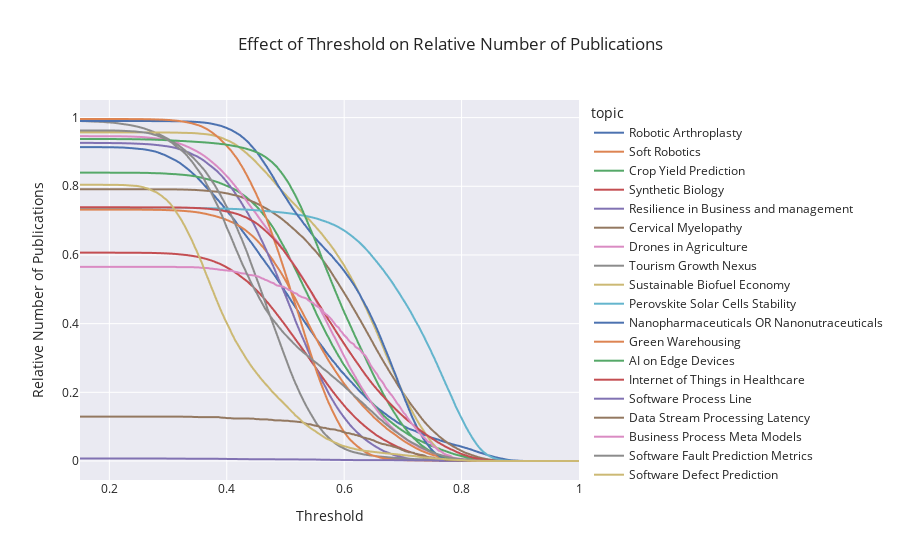

This figure's notebook cell:
### Code cell
df_plot["relative_n_pubs"] = df_plot["n_pubs"] / df_plot["n_total_pubs"]

fig = px.line(df_plot, x="threshold", y="relative_n_pubs", color="topic",
                labels=dict(relative_n_pubs="Relative Number of Publications", threshold="Threshold"),
                title="Effect of Threshold on Relative Number of Publications")
fig.show()

### Figure 1 — Plotly figure (JSON) as saved in the notebook; plotly's stock layout.template omitted (floating-point values rounded to 4 significant figures; data arrays with more than 128 entries replaced by an {"elided": "..."} marker saying what was removed)
{"data": [{"hovertemplate": "topic=Robotic Arthroplasty<br>Threshold=%{x}<br>Relative Number of Publications=%{y}<extra></extra>", "legendgroup": "Robotic Arthroplasty", "line": {"color": "rgb(76,114,176)", "dash": "solid"}, "marker": {"symbol": "circle"}, "mode": "lines", "name": "Robotic Arthroplasty", "showlegend": true, "type": "scattergl", "x": {"elided": "300 float values"}, "xaxis": "x", "y": {"elided": "300 float values"}, "yaxis": "y"}, {"hovertemplate": "topic=Soft Robotics<br>Threshold=%{x}<br>Relative Number of Publications=%{y}<extra></extra>", "legendgroup": "Soft Robotics", "line": {"color": "rgb(221,132,82)", "dash": "solid"}, "marker": {"symbol": "circle"}, "mode": "lines", "name": "Soft Robotics", "showlegend": true, "type": "scattergl", "x": {"elided": "300 float values"}, "xaxis": "x", "y": {"elided": "300 float values"}, "yaxis": "y"}, {"hovertemplate": "topic=Crop Yield Prediction<br>Threshold=%{x}<br>Relative Number of Publications=%{y}<extra></extra>", "legendgroup": "Crop Yield Prediction", "line": {"color": "rgb(85,168,104)", "dash": "solid"}, "marker": {"symbol": "circle"}, "mode": "lines", "name": "Crop Yield Prediction", "showlegend": true, "type": "scattergl", "x": {"elided": "300 float values"}, "xaxis": "x", "y": {"elided": "300 float values"}, "yaxis": "y"}, {"hovertemplate": "topic=Synthetic Biology<br>Threshold=%{x}<br>Relative Number of Publications=%{y}<extra></extra>", "legendgroup": "Synthetic Biology", "line": {"color": "rgb(196,78,82)", "dash": "solid"}, "marker": {"symbol": "circle"}, "mode": "lines", "name": "Synthetic Biology", "showlegend": true, "type": "scattergl", "x": {"elided": "300 float values"}, "xaxis": "x", "y": {"elided": "300 float values"}, "yaxis": "y"}, {"hovertemplate": "topic=Resilience in Business and management<br>Threshold=%{x}<br>Relative Number of Publications=%{y}<extra></extra>", "legendgroup": "Resilience in Business and management", "line": {"color": "rgb(129,114,179)", "dash": "solid"}, "marker": {"symbol": "circle"}, "mode": "lines", "name": "Resilience in Business and management", "showlegend": true, "type": "scattergl", "x": {"elided": "300 float values"}, "xaxis": "x", "y": {"elided": "300 float values"}, "yaxis": "y"}, {"hovertemplate": "topic=Cervical Myelopathy<br>Threshold=%{x}<br>Relative Number of Publications=%{y}<extra></extra>", "legendgroup": "Cervical Myelopathy", "line": {"color": "rgb(147,120,96)", "dash": "solid"}, "marker": {"symbol": "circle"}, "mode": "lines", "name": "Cervical Myelopathy", "showlegend": true, "type": "scattergl", "x": {"elided": "300 float values"}, "xaxis": "x", "y": {"elided": "300 float values"}, "yaxis": "y"}, {"hovertemplate": "topic=Drones in Agriculture<br>Threshold=%{x}<br>Relative Number of Publications=%{y}<extra></extra>", "legendgroup": "Drones in Agriculture", "line": {"color": "rgb(218,139,195)", "dash": "solid"}, "marker": {"symbol": "circle"}, "mode": "lines", "name": "Drones in Agriculture", "showlegend": true, "type": "scattergl", "x": {"elided": "300 float values"}, "xaxis": "x", "y": {"elided": "300 float values"}, "yaxis": "y"}, {"hovertemplate": "topic=Tourism Growth Nexus<br>Threshold=%{x}<br>Relative Number of Publications=%{y}<extra></extra>", "legendgroup": "Tourism Growth Nexus", "line": {"color": "rgb(140,140,140)", "dash": "solid"}, "marker": {"symbol": "circle"}, "mode": "lines", "name": "Tourism Growth Nexus", "showlegend": true, "type": "scattergl", "x": {"elided": "300 float values"}, "xaxis": "x", "y": {"elided": "300 float values"}, "yaxis": "y"}, {"hovertemplate": "topic=Sustainable Biofuel Economy<br>Threshold=%{x}<br>Relative Number of Publications=%{y}<extra></extra>", "legendgroup": "Sustainable Biofuel Economy", "line": {"color": "rgb(204,185,116)", "dash": "solid"}, "marker": {"symbol": "circle"}, "mode": "lines", "name": "Sustainable Biofuel Economy", "showlegend": true, "type": "scattergl", "x": {"elided": "300 float values"}, "xaxis": "x", "y": {"elided": "300 float values"}, "yaxis": "y"}, {"hovertemplate": "topic=Perovskite Solar Cells Stability<br>Threshold=%{x}<br>Relative Number of Publications=%{y}<extra></extra>", "legendgroup": "Perovskite Solar Cells Stability", "line": {"color": "rgb(100,181,205)", "dash": "solid"}, "marker": {"symbol": "circle"}, "mode": "lines", "name": "Perovskite Solar Cells Stability", "showlegend": true, "type": "scattergl", "x": {"elided": "300 float values"}, "xaxis": "x", "y": {"elided": "300 float values"}, "yaxis": "y"}, {"hovertemplate": "topic=Nanopharmaceuticals OR Nanonutraceuticals<br>Threshold=%{x}<br>Relative Number of Publications=%{y}<extra></extra>", "legendgroup": "Nanopharmaceuticals OR Nanonutraceuticals", "line": {"color": "rgb(76,114,176)", "dash": "solid"}, "marker": {"symbol": "circle"}, "mode": "lines", "name": "Nanopharmaceuticals OR Nanonutraceuticals", "showlegend": true, "type": "scattergl", "x": {"elided": "300 float values"}, "xaxis": "x", "y": {"elided": "300 float values"}, "yaxis": "y"}, {"hovertemplate": "topic=Green Warehousing<br>Threshold=%{x}<br>Relative Number of Publications=%{y}<extra></extra>", "legendgroup": "Green Warehousing", "line": {"color": "rgb(221,132,82)", "dash": "solid"}, "marker": {"symbol": "circle"}, "mode": "lines", "name": "Green Warehousing", "showlegend": true, "type": "scattergl", "x": {"elided": "300 float values"}, "xaxis": "x", "y": {"elided": "300 float values"}, "yaxis": "y"}, {"hovertemplate": "topic=AI on Edge Devices<br>Threshold=%{x}<br>Relative Number of Publications=%{y}<extra></extra>", "legendgroup": "AI on Edge Devices", "line": {"color": "rgb(85,168,104)", "dash": "solid"}, "marker": {"symbol": "circle"}, "mode": "lines", "name": "AI on Edge Devices", "showlegend": true, "type": "scattergl", "x": {"elided": "300 float values"}, "xaxis": "x", "y": {"elided": "300 float values"}, "yaxis": "y"}, {"hovertemplate": "topic=Internet of Things in Healthcare<br>Threshold=%{x}<br>Relative Number of Publications=%{y}<extra></extra>", "legendgroup": "Internet of Things in Healthcare", "line": {"color": "rgb(196,78,82)", "dash": "solid"}, "marker": {"symbol": "circle"}, "mode": "lines", "name": "Internet of Things in Healthcare", "showlegend": true, "type": "scattergl", "x": {"elided": "300 float values"}, "xaxis": "x", "y": {"elided": "300 float values"}, "yaxis": "y"}, {"hovertemplate": "topic=Software Process Line<br>Threshold=%{x}<br>Relative Number of Publications=%{y}<extra></extra>", "legendgroup": "Software Process Line", "line": {"color": "rgb(129,114,179)", "dash": "solid"}, "marker": {"symbol": "circle"}, "mode": "lines", "name": "Software Process Line", "showlegend": true, "type": "scattergl", "x": {"elided": "300 float values"}, "xaxis": "x", "y": {"elided": "300 float values"}, "yaxis": "y"}, {"hovertemplate": "topic=Data Stream Processing Latency<br>Threshold=%{x}<br>Relative Number of Publications=%{y}<extra></extra>", "legendgroup": "Data Stream Processing Latency", "line": {"color": "rgb(147,120,96)", "dash": "solid"}, "marker": {"symbol": "circle"}, "mode": "lines", "name": "Data Stream Processing Latency", "showlegend": true, "type": "scattergl", "x": {"elided": "300 float values"}, "xaxis": "x", "y": {"elided": "300 float values"}, "yaxis": "y"}, {"hovertemplate": "topic=Business Process Meta Models<br>Threshold=%{x}<br>Relative Number of Publications=%{y}<extra></extra>", "legendgroup": "Business Process Meta Models", "line": {"color": "rgb(218,139,195)", "dash": "solid"}, "marker": {"symbol": "circle"}, "mode": "lines", "name": "Business Process Meta Models", "showlegend": true, "type": "scattergl", "x": {"elided": "300 float values"}, "xaxis": "x", "y": {"elided": "300 float values"}, "yaxis": "y"}, {"hovertemplate": "topic=Software Fault Prediction Metrics<br>Threshold=%{x}<br>Relative Number of Publications=%{y}<extra></extra>", "legendgroup": "Software Fault Prediction Metrics", "line": {"color": "rgb(140,140,140)", "dash": "solid"}, "marker": {"symbol": "circle"}, "mode": "lines", "name": "Software Fault Prediction Metrics", "showlegend": true, "type": "scattergl", "x": {"elided": "300 float values"}, "xaxis": "x", "y": {"elided": "300 float values"}, "yaxis": "y"}, {"hovertemplate": "topic=Software Defect Prediction<br>Threshold=%{x}<br>Relative Number of Publications=%{y}<extra></extra>", "legendgroup": "Software Defect Prediction", "line": {"color": "rgb(204,185,116)", "dash": "solid"}, "marker": {"symbol": "circle"}, "mode": "lines", "name": "Software Defect Prediction", "showlegend": true, "type": "scattergl", "x": {"elided": "300 float values"}, "xaxis": "x", "y": {"elided": "300 float values"}, "yaxis": "y"}], "layout": {"legend": {"title": {"text": "topic"}, "tracegroupgap": 0}, "title": {"text": "Effect of Threshold on Relative Number of Publications"}, "xaxis": {"anchor": "y", "domain": [0, 1], "title": {"text": "Threshold"}}, "yaxis": {"anchor": "x", "domain": [0, 1], "title": {"text": "Relative Number of Publications"}}}}
